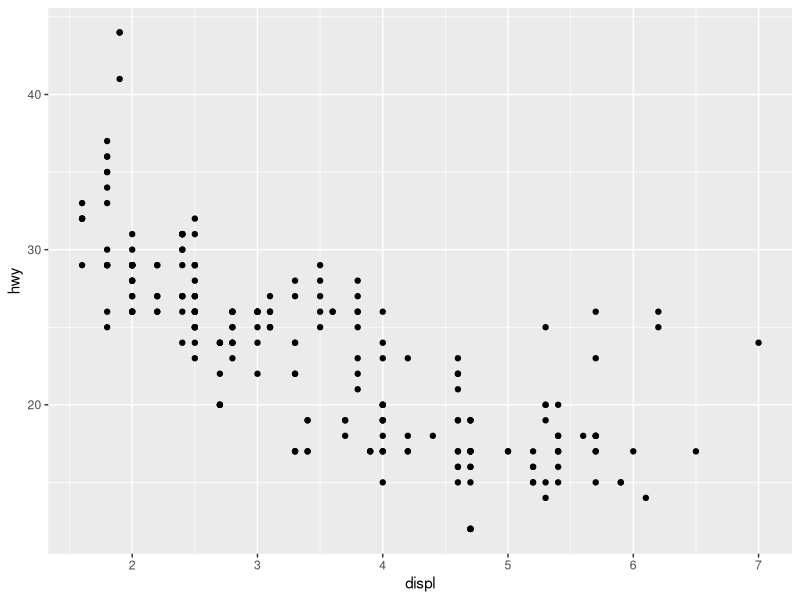
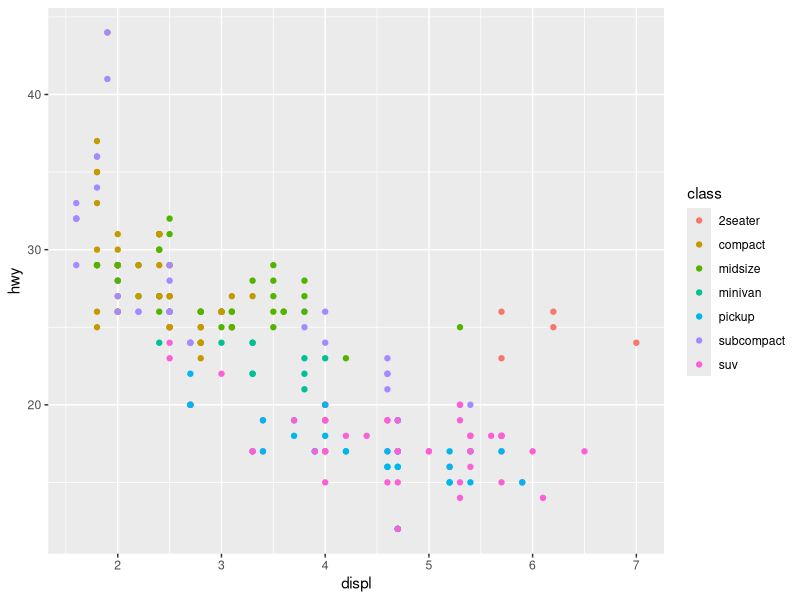
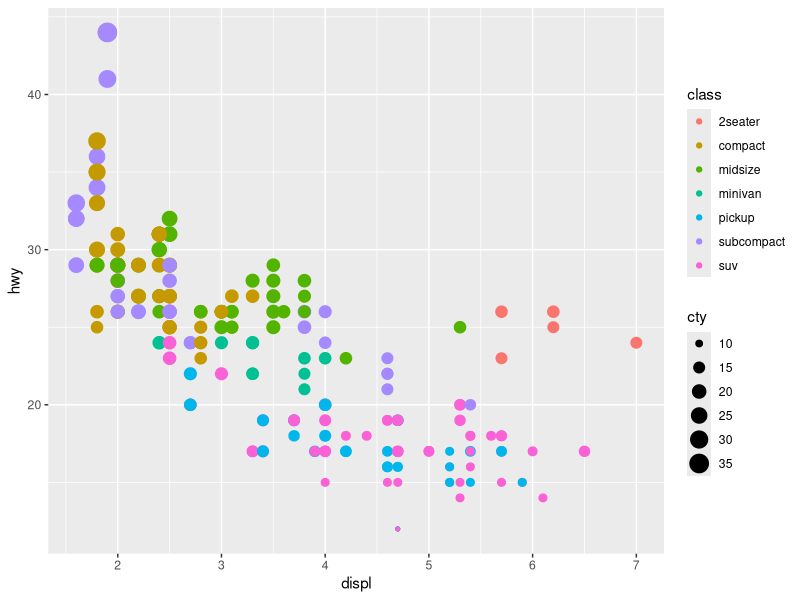
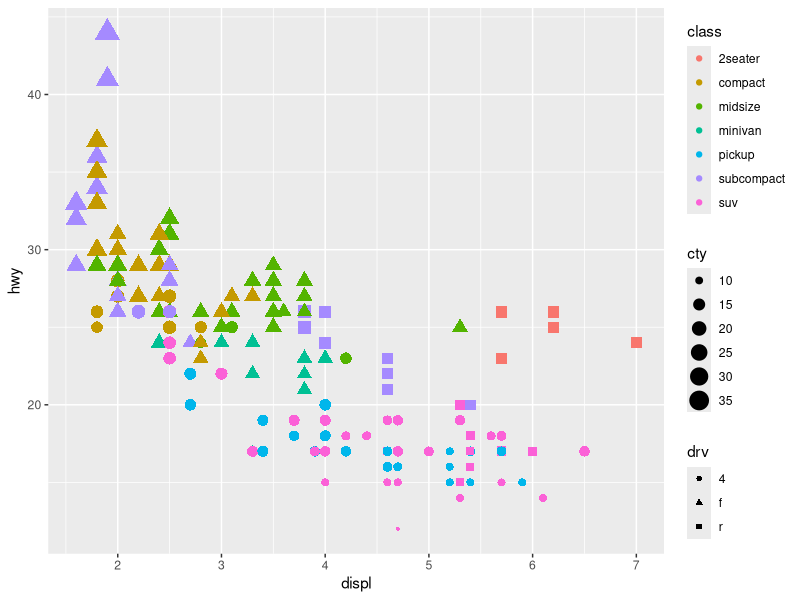

The R source for these figures, in order: (Note: this script raises an error after producing the figures.)
## ---- chunk 1

# install.packages("ggplot2")

## ---- chunk 2
# Importar todos os pacotes do tidyverse
library(tidyverse)

# Importar apenas ggplot2
library(ggplot2)

## ---- chunk 3

ggplot(data = mpg,  # Todo plot começa com a função ggplot()
			 aes(         # Mapeamentos estéticos devem ficar dentro desta função
			 	x = displ,  # Variável mapeada no eixo x
			 	y = hwy)    # Variável mapeada no eixo y
			) +           # + indica que vou adicionar uma camada
	geom_point()      # Tipo de geometria usada para mostrar as observações

## ---- chunk 4

ggplot(mpg, aes(displ, hwy, 
								color = class)) + 
	geom_point()

## ---- chunk 5

ggplot(mpg, aes(displ, hwy, 
								color = class, 
								size = cty)) + 
	geom_point()

## ---- chunk 6

ggplot(mpg, aes(displ, hwy, 
								color = class, 
								size = cty,
								shape = drv)) + 
	geom_point()

## ---- chunk 7
p1 <- ggplot(mpg, aes(displ, hwy)) + 
	geom_point(aes(color = "maroon"))

p2 <- ggplot(mpg, aes(displ, hwy)) + 
	geom_point(color = "maroon")

# Para funcionar você deve usar o pacote patchwork
p1 + p2
## ---- chunk 8
df <- data.frame (
	x <- c(1, 5, 9, 3.4),
	y <- c(3, 6, 2, 5.4),
	label <- c("a", "b", "c", "a")
)

p <- ggplot(
	df, aes(x, y, label = label)) + 
	labs(x = NULL, y = NULL) + # esconde o nome dos eixos
	theme(plot.title = element_text(size = 12)) # diminui tamanho do texto
				
p1 <- p + geom_point() + ggtitle("ponto")
p2 <- p + geom_text() + ggtitle("texto")
p3 <- p + geom_bar(stat = "identity") + ggtitle("barra")
p4 <- p + geom_tile() + ggtitle("raster")

p1 + p2 + p3 + p4

## ---- chunk 9

p5 <- p + geom_line() + ggtitle("linha")
p6 <- p + geom_area() + ggtitle("área")
p7 <- p + geom_path() + ggtitle("caminho")
p8 <- p + geom_polygon() + ggtitle("polígono")

p5 + p6 + p7 + p8

## ---- chunk 10
data(Oxboys, package = "nlme")
head(Oxboys)
## ---- chunk 11

p1 <- ggplot(Oxboys, aes(age, height, group = Subject)) + 
  geom_point() + 
  geom_line() +
	ggtitle("Uma estética")

p2 <- ggplot(Oxboys, aes(age, height, color = Subject)) + 
  geom_point() + 
  geom_line() + 
	ggtitle("Múltiplas estéticas")

p1 + p2
## ---- chunk 12

ggplot(Oxboys, aes(age, height)) + 
  geom_point() + 
  geom_line()

## ---- chunk 13

p1 <- ggplot(Oxboys, aes(age, height, group = Subject)) + 
  geom_line() +
  geom_smooth(method = "lm", se = FALSE) +
	ggtitle("Grupo aplicado em \ntodas as camadas")

p2 <- ggplot(Oxboys, aes(age, height)) + 
  geom_line(aes(group = Subject)) +
  geom_smooth(method = "lm", se = FALSE) +
	ggtitle("Grupo aplicado na \ncamada line")

p1 + p2
	
## ---- chunk 14
ggplot(Oxboys, aes(Occasion, height)) + 
  geom_boxplot()
## ---- chunk 15
ggplot(Oxboys, aes(Occasion, height)) + 
  geom_boxplot() +
  geom_line(colour = "#6666FF", alpha = 0.5, size = 1.5)
## ---- chunk 16
ggplot(Oxboys, aes(Occasion, height)) + 
  geom_boxplot() +
  geom_line(
  	aes(group = Subject), # Agrupamento explícito
  	colour = "#6666FF", alpha = 0.5, size = 1.5)
## ---- chunk 17
df <- data.frame(x = 1:4, y = 1:4, colour = c(1, 3, 5, 7))

p1 <- ggplot(df, aes(x, y, colour = factor(colour))) + 
  geom_line(aes(group = 1), size = 2) +
  geom_point(size = 5)

p2 <- ggplot(df, aes(x, y, colour = colour)) + 
  geom_line(aes(group = 1), size = 2) +
  geom_point(size = 5)

p1 + p2
## ---- chunk 18
# 100 pontos de interpolação
xgrid <- with(df, seq(min(x), max(x), length = 100))

# dataframe com dados interpolados
interp <- data.frame(
  x = xgrid,
  y = approx(df$x, df$y, xout = xgrid)$y,
  colour = approx(df$x, df$colour, xout = xgrid)$y  
)

ggplot(interp, aes(x, y, colour = colour)) + 
  geom_line(size = 2) +
  geom_point(data = df, size = 5)
## ---- chunk 19
p1 <- ggplot(mpg, aes(class)) + 
  geom_bar() 


p2 <- ggplot(mpg, aes(class, fill = drv)) + 
  geom_bar() +
	theme(axis.text.x = element_text(angle = 90, hjust = 1))

p1 + p2
## ---- chunk 20
p1 <- ggplot(mpg, aes(class, fill = hwy)) + 
  geom_bar()

p2 <- ggplot(mpg, aes(class, fill = hwy, group = hwy)) + 
  geom_bar() +
	scale_fill_viridis_c()

p1 + p2
